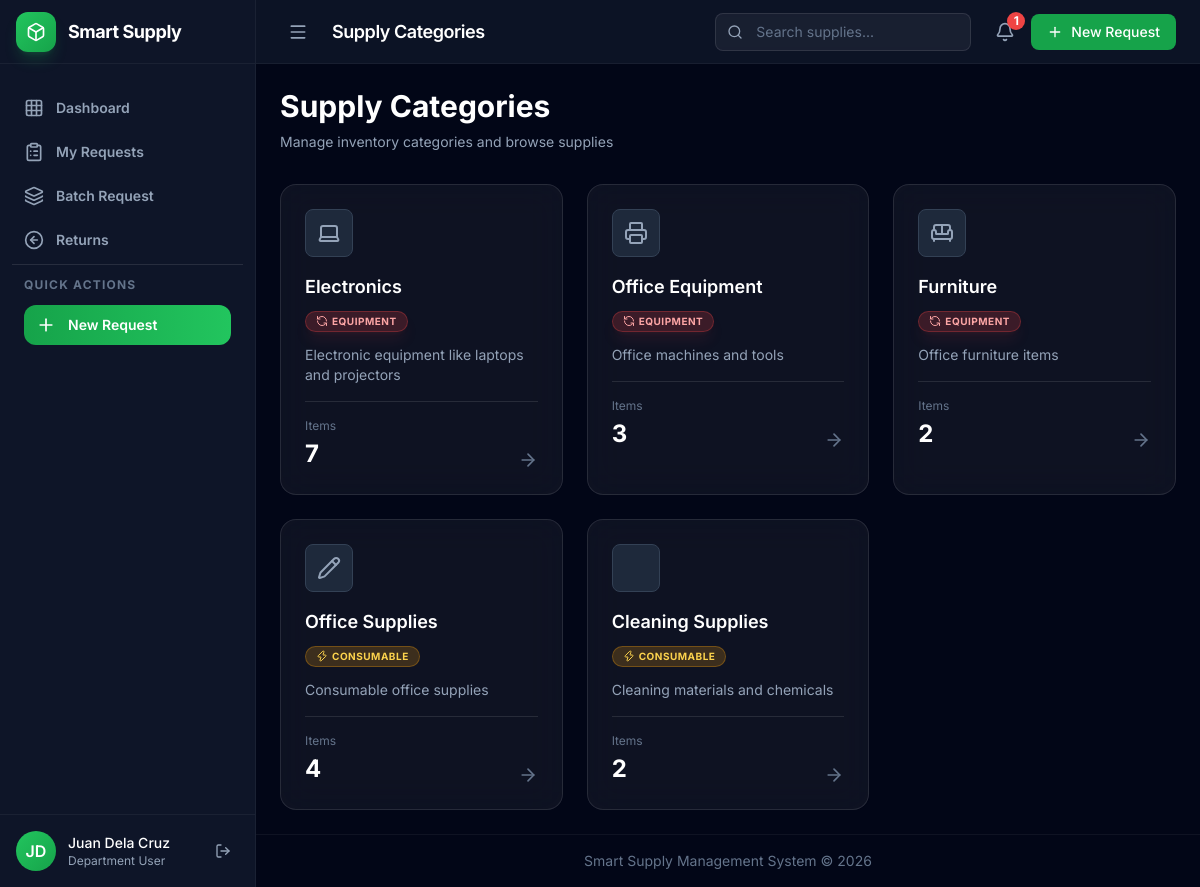
Before: /categories/ (signed in) with the older database file.
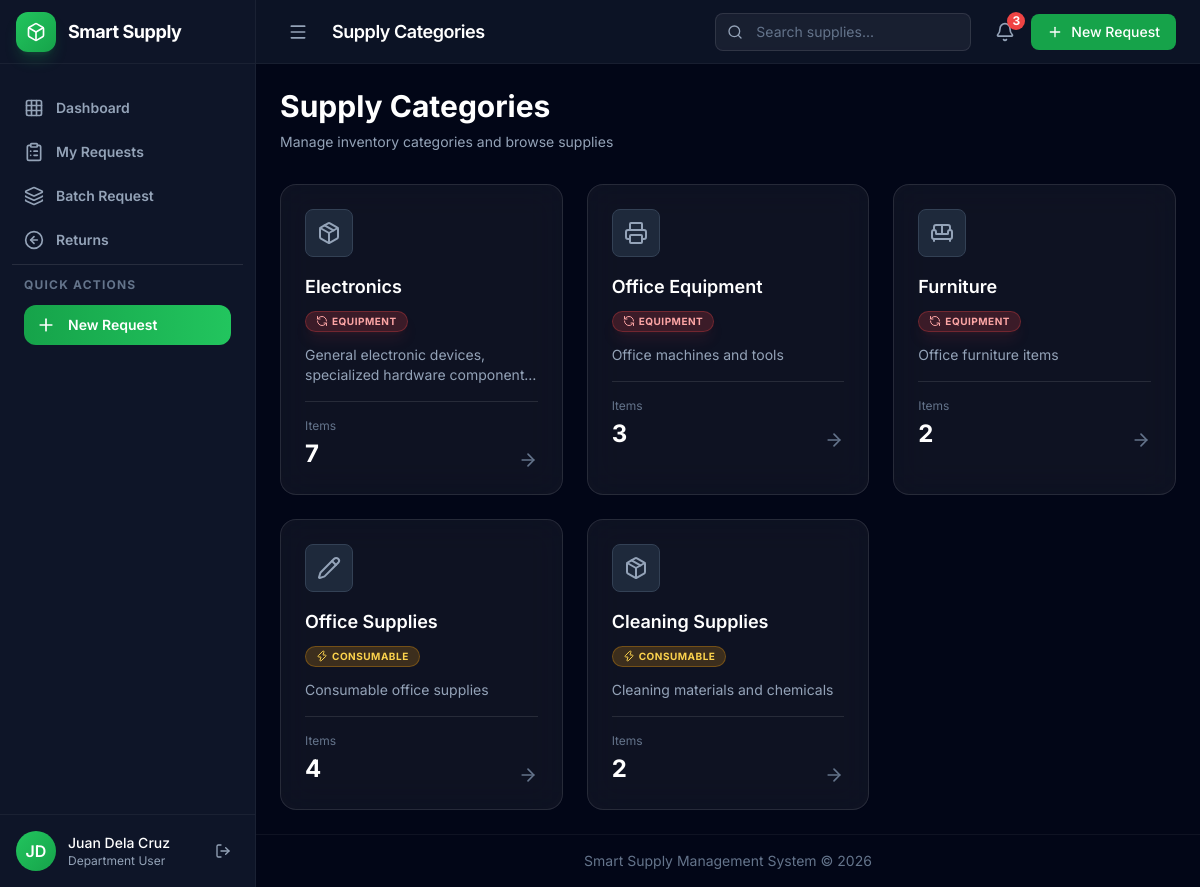
After: the same page with the newer database file.
### core/models.py (models this page shows, shortened)
class SupplyCategory(models.Model):
    name = models.CharField(max_length=100, unique=True)
    description = models.TextField(blank=True)
    is_material = models.BooleanField(
        default=False,
        help_text="If checked, items are borrowable equipment that must be returned"
    )
    icon = models.CharField(
        max_length=50,
        blank=True,
        help_text="Icon class name (e.g., 'laptop', 'printer')"
    )
    is_active = models.BooleanField(default=True)
    created_at = models.DateTimeField(auto_now_add=True)
    updated_at = models.DateTimeField(auto_now=True)
    class Meta:
        verbose_name_plural = 'Supply Categories'
        ordering = ['name']

### core/views.py (the view)
# urls.py: path('categories/', views.categories_list, name='categories'),
@login_required
def categories_list(request):
    categories = SupplyCategory.objects.filter(is_active=True).annotate(
        supply_count=Count('supplies', filter=Q(supplies__is_active=True))
    )
    return render(request, 'supplies/categories.html', {'categories': categories})

### core/context_processors.py (called while the page is built)
def notifications(request):
    if not request.user.is_authenticated:
        return {
            'notifications': [],
            'notifications_count': 0,
            'notifications_unread_count': 0,
        }
    unread_notifications = Notification.objects.filter(
        user=request.user,
        is_read=False
    ).select_related('related_request', 'related_borrowed_item')[:10]
    unread_count = Notification.objects.filter(
        user=request.user,
        is_read=False
    ).count()
    return {
        'notifications': unread_notifications,
        'notifications_count': unread_count,
        'notifications_unread_count': unread_count,
    }

def user_permissions(request):
    if not request.user.is_authenticated:
        return {
            'is_gso_or_admin': False,
            'can_approve_requests': False,
            'can_manage_users': False,
        }
    from .models import User
    is_gso_or_admin = request.user.role in [User.Role.GSO_STAFF, User.Role.ADMIN]
    return {
        'is_gso_or_admin': is_gso_or_admin,
        'can_approve_requests': is_gso_or_admin,
        'can_manage_users': request.user.role == User.Role.ADMIN,
    }

### templates/supplies/categories.html (shortened to what this page needs)
{% extends 'base.html' %}
{% load static %}
{% block content %}
<div class="space-y-8" x-data="{ deleteModal: false, deleteCategory: null, deleteId: null }">
    <div class="flex flex-col md:flex-row md:items-center justify-between gap-6">
        <div>
            <h2 class="text-3xl font-bold text-white mb-2">Supply Categories</h2>
            <p class="text-slate-400 text-sm">Manage inventory categories and browse supplies</p>
        </div>
    </div>
    <div class="grid grid-cols-1 md:grid-cols-2 lg:grid-cols-3 gap-6">
        {% for category in categories %}
        <div class="glass-card card-hover group">
            <a href="{% url 'supplies' %}?category={{ category.id }}" class="block">
                <div class="flex items-start justify-between mb-4">
                    <div class="w-12 h-12 rounded-lg flex items-center justify-center bg-slate-800 border border-slate-700 group-hover:border-slate-600 transition-all">
                        <i data-lucide="{% if category.icon %}{{ category.icon }}{% elif category.is_material %}box{% else %}package{% endif %}"
                           class="w-6 h-6 text-slate-400 group-hover:text-slate-300"></i>
                    </div>
                </div>
                <h3 class="text-lg font-semibold text-white mb-2 group-hover:text-slate-200 transition-colors">
                    {{ category.name }}
                </h3>
                <div class="mb-3">
                    {% if category.is_material %}
                    <span class="badge badge-success">
                        <i data-lucide="refresh-ccw" class="w-3 h-3 mr-1"></i>
                        Equipment
                    </span>
                    {% else %}
                    <span class="badge badge-warning">
                        <i data-lucide="zap" class="w-3 h-3 mr-1"></i>
                        Consumable
                    </span>
                    {% endif %}
                </div>
                <p class="text-sm text-slate-400 mb-4 line-clamp-2">
                    {% if category.description %}{{ category.description }}{% else %}<span class="text-slate-600 italic">No description</span>{% endif %}
                </p>
                <div class="flex items-end justify-between pt-4 border-t border-white/10">
                    <div>
                        <p class="text-xs text-slate-500 mb-1">Items</p>
                        <p class="text-2xl font-bold text-white">{{ category.supply_count }}</p>
                    </div>
                    <i data-lucide="arrow-right" class="w-5 h-5 text-slate-500 group-hover:text-white group-hover:translate-x-1 transition-all"></i>
                </div>
            </a>
        </div>
        {% endfor %}
    </div>
</div>
{% endblock %}

Changed rows visible on the page:
changed SupplyCategory "Electronics": icon "laptop" → "package" (drawn); description "Electronic equipment like laptops and projectors" → "General electronic devices, specialized hardware…"
changed SupplyCategory "Cleaning Supplies": icon "spray" → "package" (drawn)
Other visible differences:
{{ notifications_count }}: "1" → "3"
